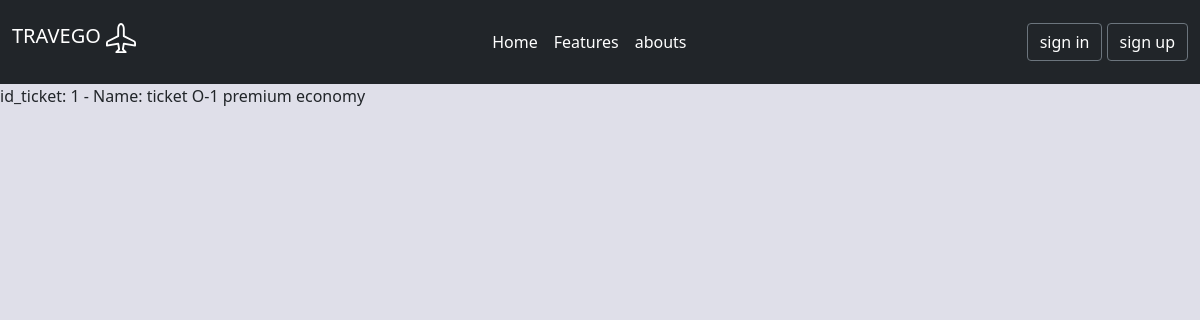
/mull_add_new_field_js/index2.php, run on an earlier commit of the app's database.
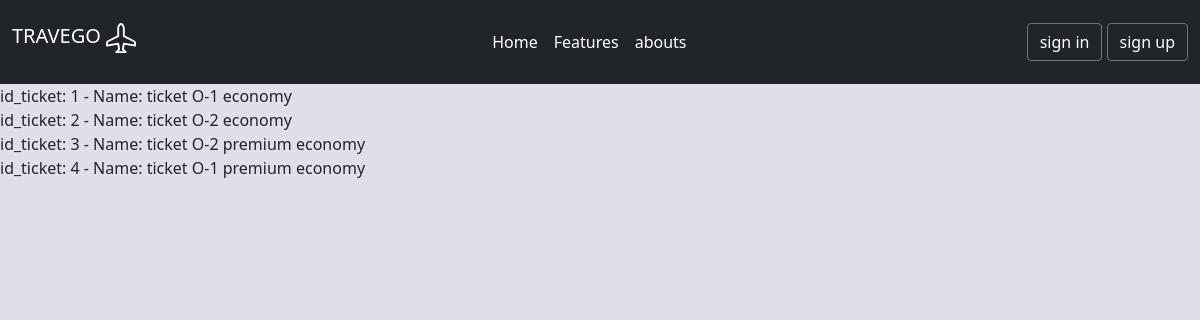
And on a later commit of the database.
### tables this page shows
CREATE TABLE `ticket` (
  `id_ticket` text DEFAULT NULL,
  `name` varchar(100) DEFAULT NULL,
  `harga` int(200) DEFAULT NULL,
  `kelas_penerbangan` enum('economy','premium economy','vip','vvip') DEFAULT NULL,
  `tanggal_pergi` date DEFAULT NULL,
  `waktu_keberangkatan` time DEFAULT NULL,
  `waktu_tiba` time NOT NULL,
  `type_pasenger` enum('dewasa','remaja','anak_anak') DEFAULT NULL,
  `dari` enum('jakarta','bandung','aceh') NOT NULL,
  `menuju` enum('bali','buol','sulut','kalut','jepang','australia','new zealand') NOT NULL,
  `stock` int(11) NOT NULL
);

### mull_add_new_field_js/index2.php (the view, shortened to what this page needs)
<?php
include "bot.php";
include "navhome.php";
$sql = "SELECT id_ticket, name, kelas_penerbangan FROM ticket";
$result = $konek->query($sql);
if ($result->num_rows > 0) {
  while($row = $result->fetch_assoc()) {
    echo "id_ticket: " . $row["id_ticket"]. " - Name: " . $row["name"]. " " . $row["kelas_penerbangan"]. "<br>";
  }
} else {
  echo "0 results";
}
?>

### bot.php (shortened to what this page needs)
<!doctype html>
<html lang="en">
  <head>
    <link href="https://cdn.jsdelivr.net/npm/bootstrap@5.0.2/dist/css/bootstrap.min.css" rel="stylesheet">
  </head>
  <body style="background-color: #dfdfe9;">
  </body>
</html>

### navhome.php (shortened to what this page needs)
<?php
include "bot.php";
?>
<nav class="navbar navbar-expand-lg bg-body-tertiary text-white bg-dark ms-auto">
  <div class="container-fluid">
    <a class="navbar-brand text-white h4" style="text-transform: uppercase;" href="#">Travego </a>
    <div class="collapse navbar-collapse" id="navbarText">
      <ul class="navbar-nav me-auto mb-2 mb-lg-0 ms-auto">
        <li class="nav-item">
          <a class="nav-link text-white active" aria-current="page" href="#">Home</a>
        </li>
        <li class="nav-item">
          <a class="nav-link text-white" href="#">Features</a>
        </li>
        <li class="nav-item">
          <a class="nav-link text-white" href="userhome.php" href="#about">abouts</a>
        </li>
      </ul>
      <span class="navbar-text">
        <div class="btn btn-outline-secondary"><a href="index.php" style="text-decoration: none; color:white;">sign in</a></div>
        <div class="btn btn-outline-secondary"><a href="induser.php" style="text-decoration: none; color:white;">sign up</a></div>
      </span>
    </div>
  </div>
</nav>

What changed in the data, as far as the page shows it:
changed ticket id 1: kelas_penerbangan "premium economy" → "economy"
added ticket: id_ticket "2", name "ticket O-2", kelas_penerbangan "economy"
added ticket: id_ticket "3", name "ticket O-2", kelas_penerbangan "premium economy"
added ticket: id_ticket "4", name "ticket O-1", kelas_penerbangan "premium economy"
